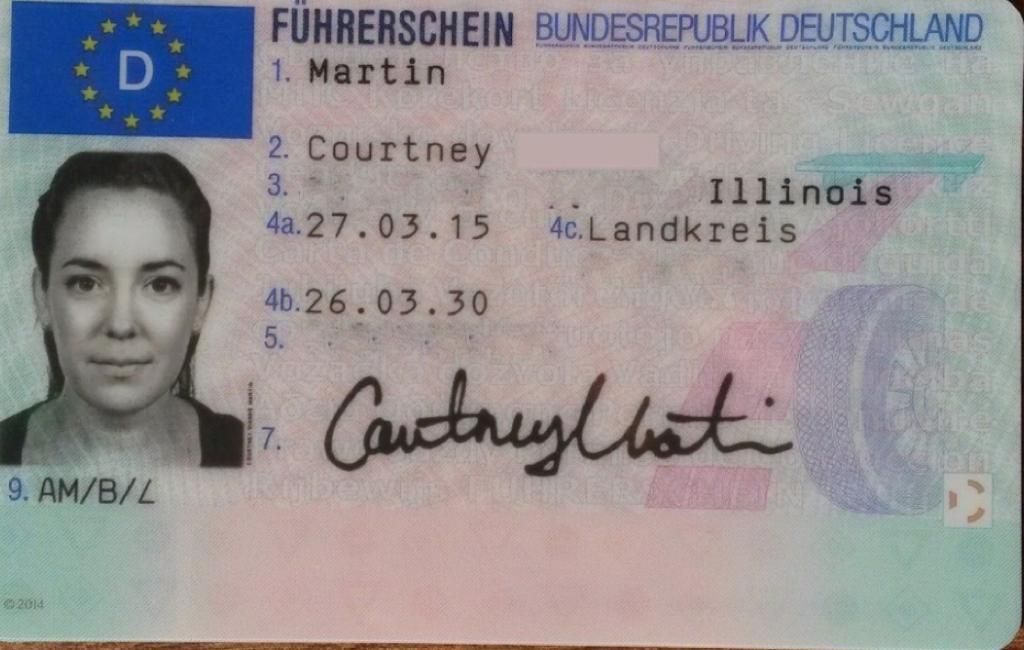
#> input picture assets/scripts/ocr_driver_license/driver_licenses/2.jpg, 1024 x 650 px
$ python main.py   (older library calls are emulated)
#> lines starting #> are read from the running program, lines starting #| are printed output that depends on the picture; after the words box and inside, x2 and y2 are one past the last pixel; in counts of white or black regions, pixels touching at a corner belong together
from imutils.contours import sort_contours
import numpy as np
import pytesseract
import argparse
import imutils
import sys
import cv2

def increase_brightness(img, value=50):
    hsv = cv2.cvtColor(img, cv2.COLOR_BGR2HSV)
    h, s, v = cv2.split(hsv)

    lim = 255 - value
    v[v > lim] = 255
    v[v <= lim] += value

    final_hsv = cv2.merge((h, s, v))
    img = cv2.cvtColor(final_hsv, cv2.COLOR_HSV2BGR)
    return img

# [6 lines of commented-out code are left out]
image = cv2.imread("driver_licenses/2.jpg")
#> image is the input picture: shape (650, 1024, 3); mean B, G, R 149.2, 147.2, 151.4
gray = cv2.cvtColor(image, cv2.COLOR_BGR2GRAY)
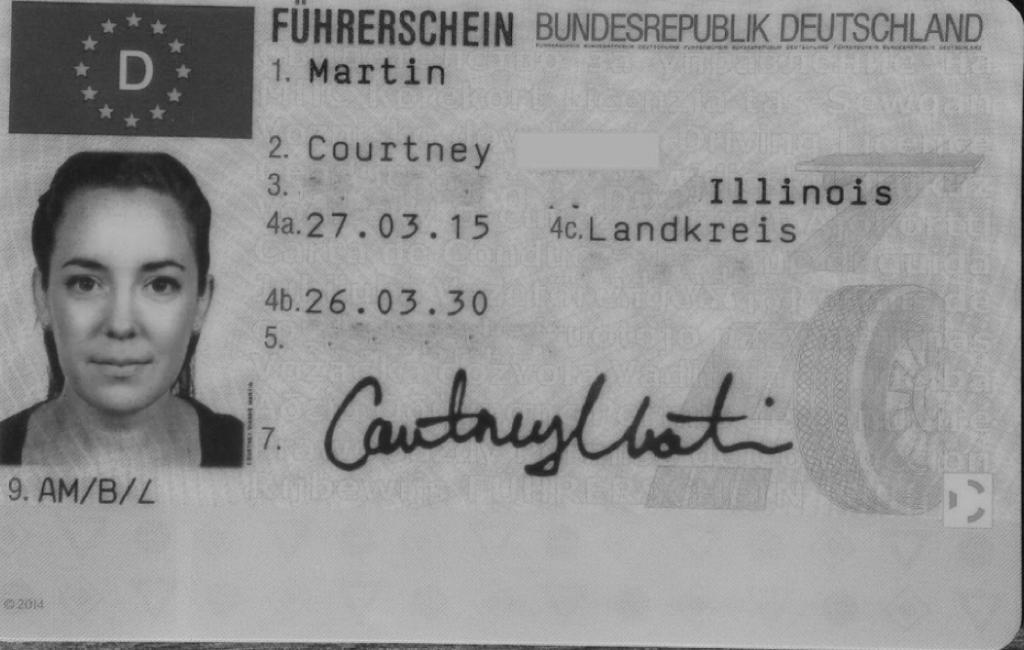
#> gray: shape (650, 1024); min 6, max 210, mean 148.7
(H, W) = gray.shape
#> H = 650; W = 1024

rectKernel = cv2.getStructuringElement(cv2.MORPH_RECT, (25, 7))
sqKernel = cv2.getStructuringElement(cv2.MORPH_RECT, (21, 21))

gray = cv2.GaussianBlur(gray, (3, 3), 0)
blackhat = cv2.morphologyEx(gray, cv2.MORPH_BLACKHAT, rectKernel)

grad = cv2.Sobel(blackhat, ddepth=cv2.CV_32F, dx=1, dy=0, ksize=-1)
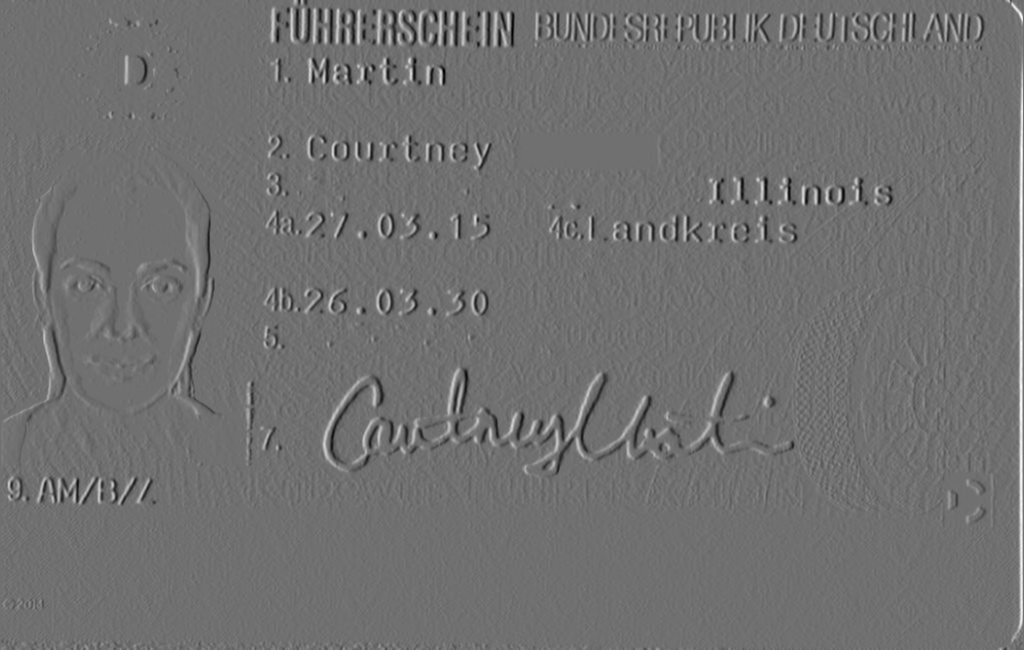
#> grad: shape (650, 1024) float32; min -1258, max 1597, mean 3.7; drawn with min black and max white
grad = np.absolute(grad)
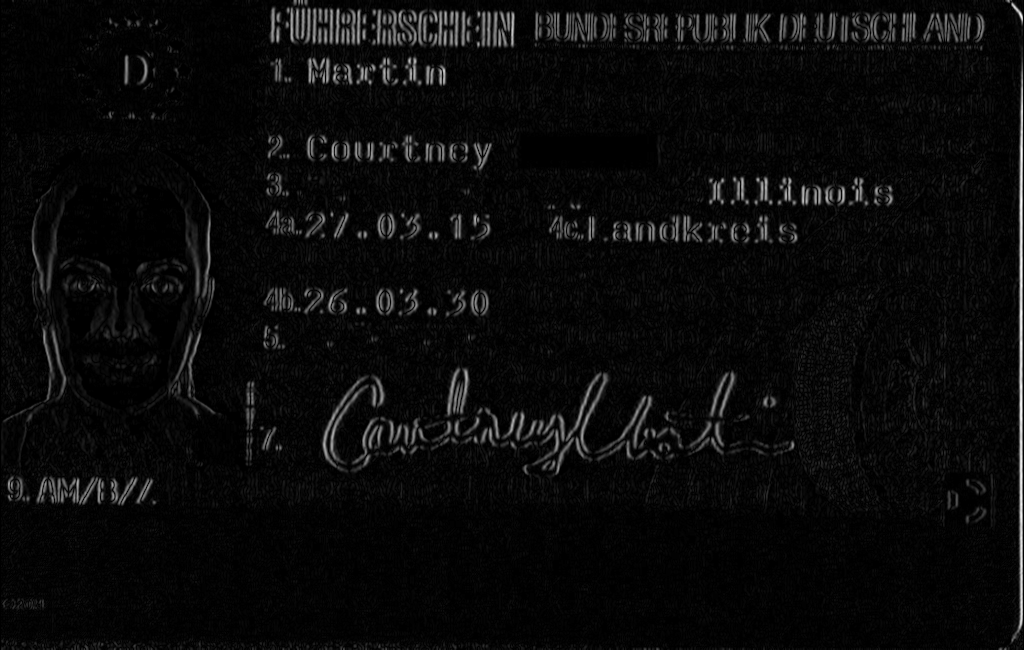
#> grad: shape (650, 1024) float32; min 0, max 1597, mean 66.9; drawn with min black and max white
(minVal, maxVal) = (np.min(grad), np.max(grad))
#> minVal = 0; maxVal = 1597
grad = (grad - minVal) / (maxVal - minVal)
grad = (grad * 255).astype("uint8")

kernel = np.ones((5,20),np.uint8)
grad = cv2.morphologyEx(grad, cv2.MORPH_CLOSE, kernel)
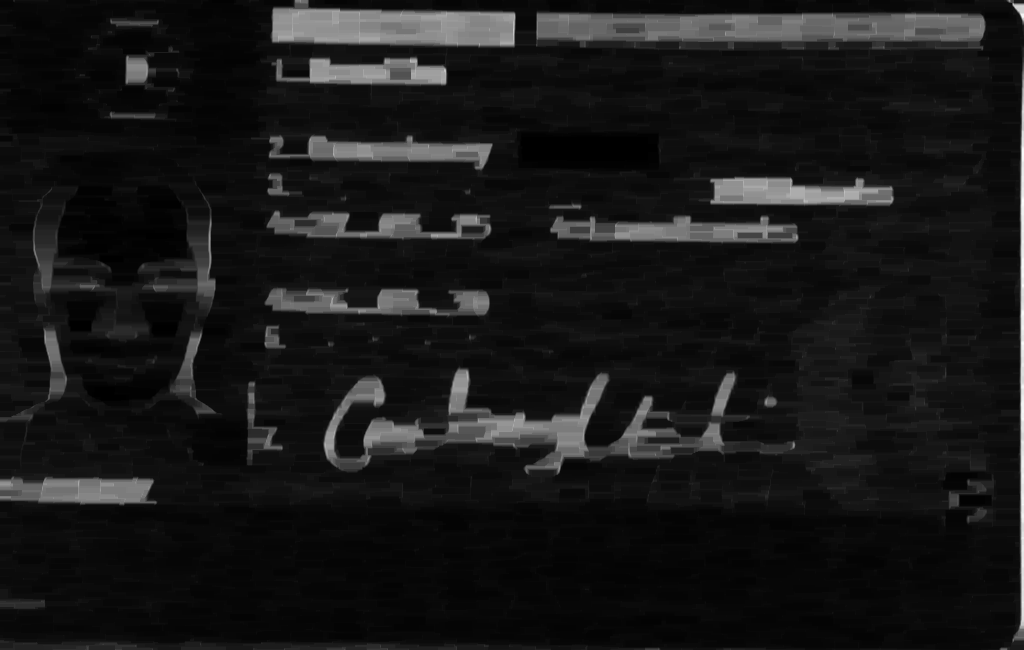
#> grad: shape (650, 1024); min 0, max 255, mean 23.9
thresh = cv2.threshold(grad, 0, 255,
	cv2.THRESH_BINARY | cv2.THRESH_OTSU)[1]
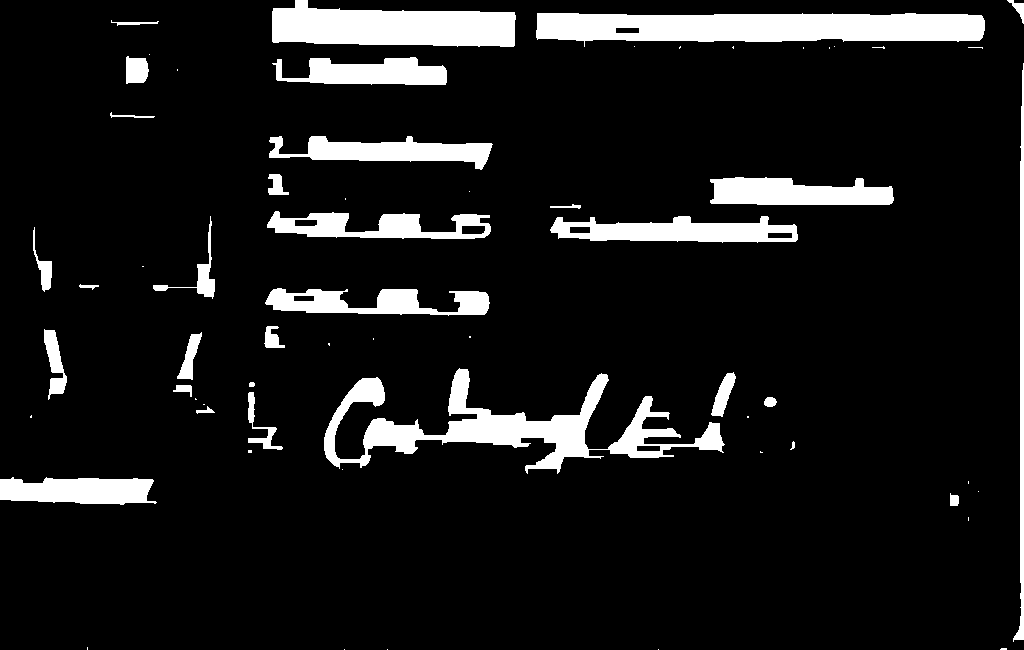
#> thresh: shape (650, 1024); 9.9% white; 62 white regions (31 under 20 px)

cnts = cv2.findContours(thresh.copy(), cv2.RETR_TREE,
	cv2.CHAIN_APPROX_SIMPLE)
#> cnts = 69 contours, 33 with area under 20; largest, box (x1, y1, x2, y2) and area: (536, 13, 985, 47) 11451, (324, 368, 725, 474) 10852, (272, 0, 516, 47) 8218, (550, 216, 798, 243) 4294, (710, 177, 894, 205) 3842
cnts = imutils.grab_contours(cnts)
cnts = sort_contours(cnts, method="top-to-bottom")[0]

for c in cnts:
	(x, y, w, h) = cv2.boundingRect(c)

	if w / h > 5 and (H / h < 30):
		try:
			pX = int((x + w) * 0.03)
			pY = int((y + h) * 0.03)
			(x, y) = (x - pX, y - pY)
			(w, h) = (w + (pX * 2), h + (pY * 2))

			brighter = increase_brightness(image, 60)
			gray = cv2.cvtColor(brighter, cv2.COLOR_BGR2GRAY)
			mrz = gray[y:y + h, x:x + w]
#> (the run stopped early here; a loop or call above may not have finished)

$ run again, with assets/scripts/ocr_driver_license/driver_licenses/1.jpg copied over assets/scripts/ocr_driver_license/driver_licenses/2.jpg
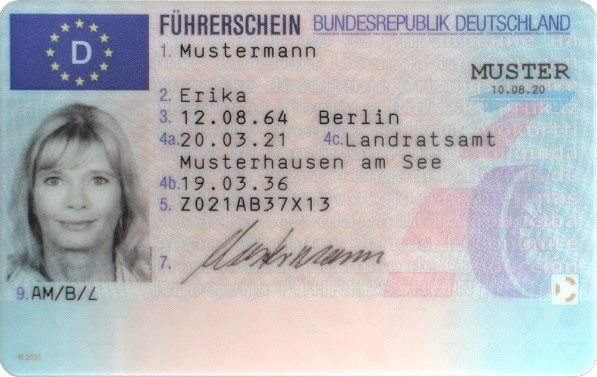
#> input picture assets/scripts/ocr_driver_license/driver_licenses/1.jpg, 597 x 377 px
#> image is the input picture: shape (377, 597, 3); mean B, G, R 186.9, 184, 182.1
#> minVal = 0; maxVal = 1607
#> `thresh = cv2.threshold(grad, 0, 255, cv2.THRESH_BINARY | cv2.THRESH_OT..`:
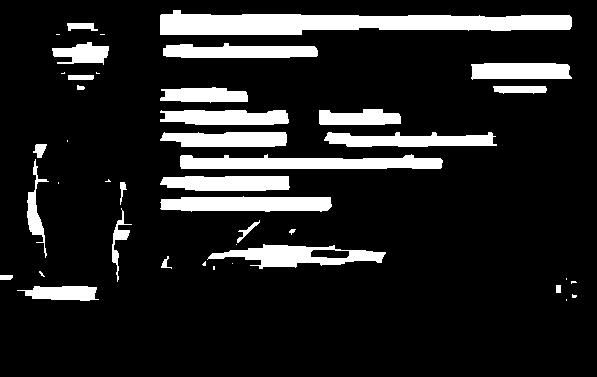
#> thresh: shape (377, 597); 13.7% white; 43 white regions (16 under 20 px)
#> cnts = 44 contours, 17 with area under 20; largest, box (x1, y1, x2, y2) and area: (160, 10, 572, 35) 6434, (180, 154, 443, 169) 2654, (207, 244, 386, 269) 2234, (160, 196, 332, 212) 2148, (324, 132, 497, 147) 1657
